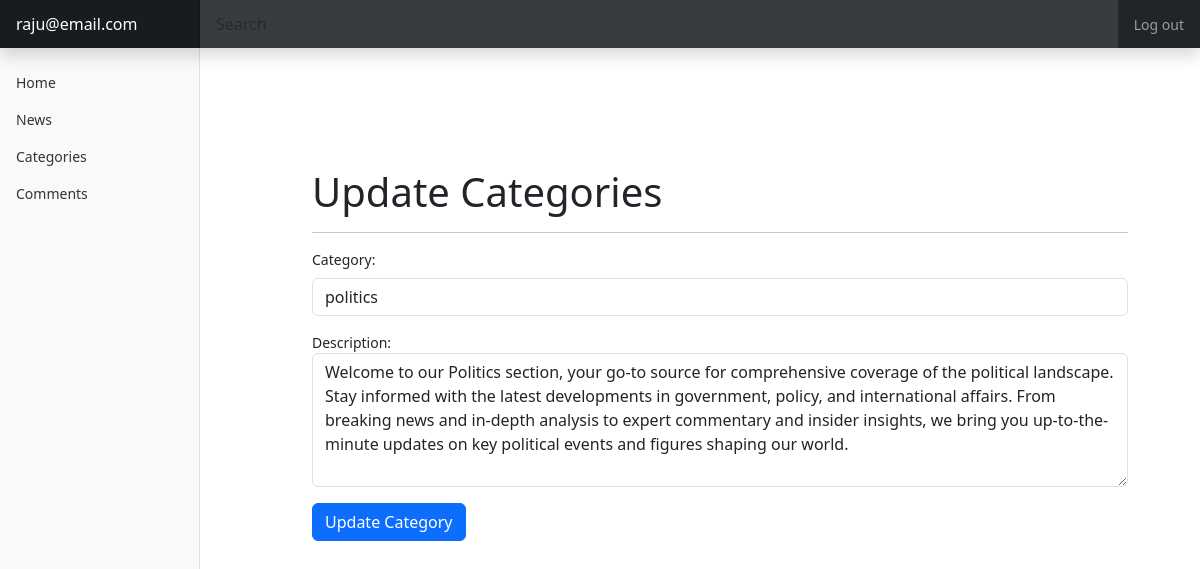
Page /edit.php?edit=2 (signed in) on the committed database.
### tables this page shows
CREATE TABLE `category` (
  `id` int(100) NOT NULL,
  `category_name` varchar(255) NOT NULL,
  `des` text NOT NULL
);

### edit.php (the view, shortened to what this page needs)
<?php
include('database\connection.php');
$id = $_GET['edit'];
$query = mysqli_query($conn, "SELECT * FROM `category` WHERE `id` = '".$id."' LIMIT 0,1");
while($row = mysqli_fetch_array($query)){
    $category = $row['category_name'];
    $des = $row['des'];
}
include('include\header.php');
?>
    <div style="margin-left:25%;margin-top:10%; width:70%;">
    <form action="edit.php?edit=<?php echo $id;?>" method="post" name="categoryform" onsubmit="return validateform()">
        <h1>Update Categories</h1>
        <hr>
  <div class="mb-3">
    <label for="category" class="form-label">Category:</label>
    <input type="text" class="form-control" id="category" value="<?php echo $category;?>" aria-describedby="emailHelp" name="category">
  </div>
  <div class="mb-3">
  <label for="description">Description:</label>
  <textarea class="form-control" rows="5" id="description" name="text"><?php echo $des; ?></textarea>
  </div>
  <button type="submit" class="btn btn-primary" name="submit">Update Category</button>
</form>
    </div>
    </body>
    </html>
    <?php
    include('include\footer.php');
    ?>

### style/dashboard.css (style rules this page uses)
body { font-size: .875rem; }

### rows in the picture
category: category "politics", text "Welcome to our Politics section, your go-to source for comprehensive coverage of the political landscape. Stay informed with the latest developments in government, policy, and international affairs. From breaking news and in-depth analysis to expert commentary and insider insights, we bring you up-to-the-minute updates on key political events and figures shaping our world."

### other values in the picture
$_SESSION['email'] "raju@email.com"
